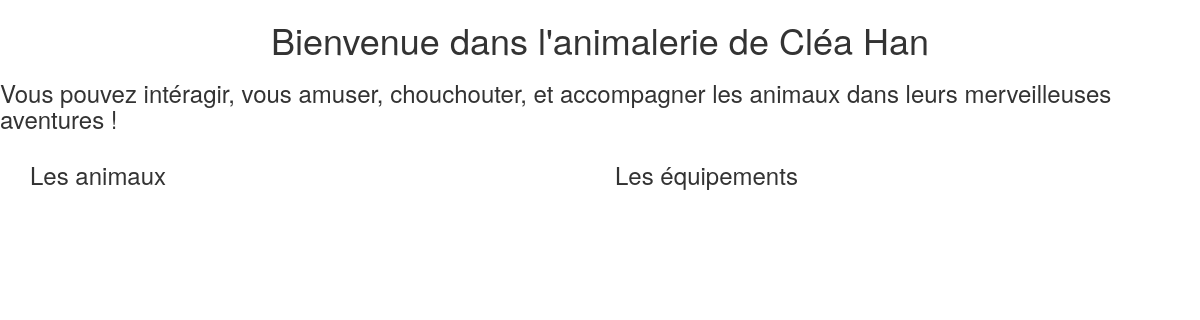
Before: / with the older database file.
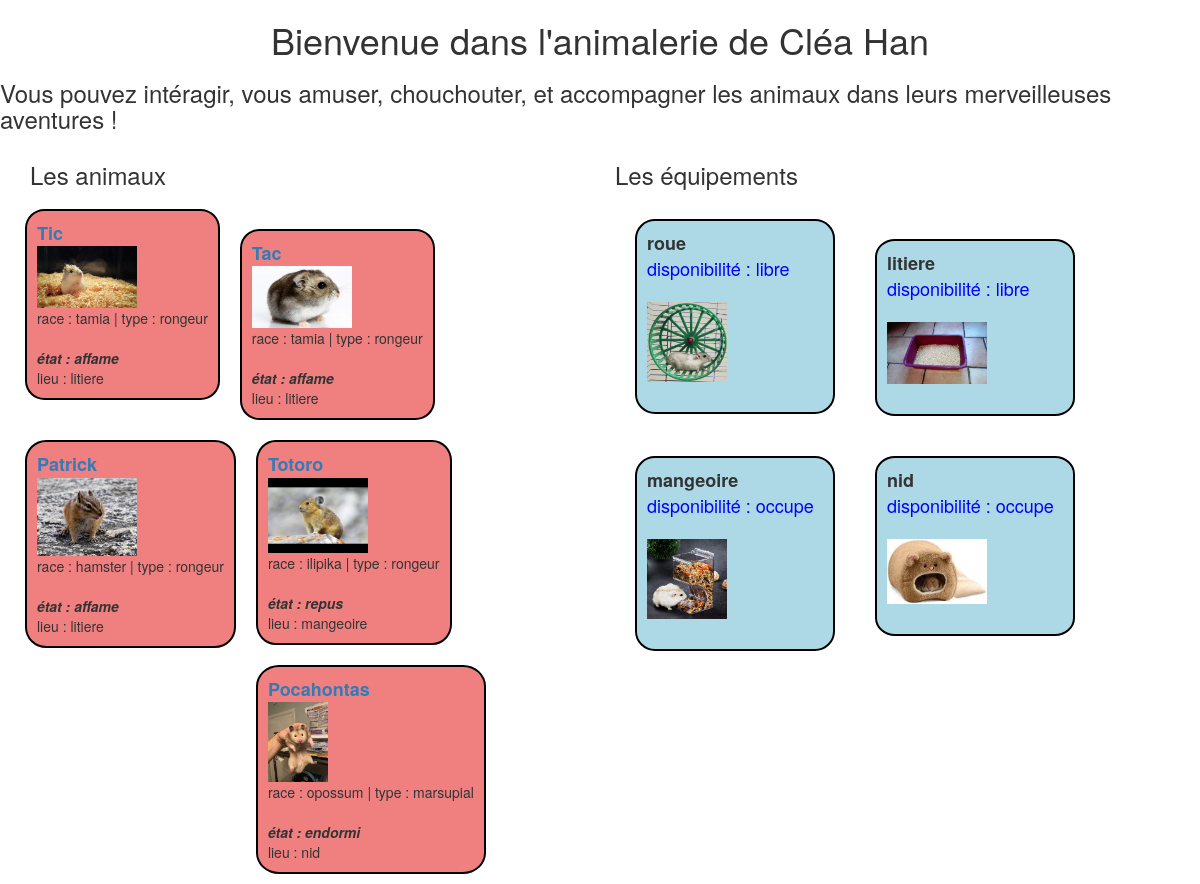
After: the same page with the newer database file.
### animalerie/models.py (models this page shows, shortened)
class Animal(models.Model):
    id_animal = models.CharField(max_length=100, primary_key=True)
    etat = models.CharField(max_length=20)
    type = models.CharField(max_length=20)
    race = models.CharField(max_length=20)
    photo = models.ImageField()
    lieu = models.ForeignKey(Equipement, on_delete=models.CASCADE)

class Equipement(models.Model):
    id_equip = models.CharField(max_length=100, primary_key=True)
    disponibilite = models.CharField(max_length=20)
    photo = models.ImageField()
    def __str__(self):
        return self.id_equip

### animalerie/views.py (the view)
# urls.py: path('', views.animal_list, name='animal_list'),
def animal_list(request):
    animaux = Animal.objects.all()
    equipements = Equipement.objects.all()
    return render(request, 'animalerie/animal_list.html', {'animaux': animaux, 'equipements': equipements})

### animalerie/templates/animalerie/animal_list.html (shortened to what this page needs)
{% extends 'animalerie/base.html' %}
{% load static %}
        {% block post_animal %}
            {% for animal in animaux %}
                <div style="float: left;
                border: 2px solid black;
                border-radius: 10%;
                padding: 10px; margin: 10px;
                break-inside: auto;
                background-color: lightcoral;">
                    <div style="font-weight: bolder; font-size:large; ">
                        <a href="{% url 'animal_detail' id_animal=animal.id_animal %}">{{ animal.id_animal }} </a>
                    </div>
                    <div class="photo">
                        <img style="max-width: 100px; max-height: 80px;" src={{animal.photo.url}}/>
                    </div>
                    <div>
                        race : {{ animal.race }} | type : {{ animal.type }}
                    </div>
                    <br>
                    <div style="font-style: italic; font-weight: bold;">
                        état : {{ animal.etat }}
                    </div>
                    <div class="lieu">
                        lieu : {{ animal.lieu }}
                    </div>
                </div>
                <br>
            {% endfor %}
        {% endblock post_animal %}
        {% block post_equip %}
            {% for equip in equipements %}
                <div style="float: left; width: 200px;
                border: 2px solid black;
                border-radius: 10%;
                padding: 10px;
                margin: 20px;
                break-inside: auto;
                background-color: lightblue;">
                    <div style="font-weight: bolder; font-size:large; ">
                        {{ equip.id_equip }}
                    </div>
                    <div style="color: blue; font-size: large;">
                        disponibilité : {{ equip.disponibilite }}
                    </div>
                    <br>
                    <div class="image">
                        <img style="max-width: 100px; max-height: 80px;" src={{equip.photo.url}}/>
                    </div>
                    <br>
                </div>
                <br>
            {% endfor %}
        {% endblock post_equip %}

### animalerie/templates/animalerie/base.html (shortened to what this page needs)
{% load static %}
<!DOCTYPE html>
<html>
    <head>
        <link rel="stylesheet" href="//maxcdn.bootstrapcdn.com/bootstrap/3.2.0/css/bootstrap.min.css">
        <link rel="stylesheet" href="//maxcdn.bootstrapcdn.com/bootstrap/3.2.0/css/bootstrap-theme.min.css">
        <link rel="stylesheet" href="{% static 'css/base.css' %}">
    </head>
    <body>
        <div class="titre">
            <h1> Bienvenue dans l'animalerie de Cléa Han</h1>
        </div>
        <div class="intro">
            <h3> Vous pouvez intéragir, vous amuser, chouchouter, et accompagner les animaux dans leurs merveilleuses aventures !</h3>
        </div>
        <div class="container">
            <div class="row">
                <div class="col-md-6">
                    <h3>Les animaux</h3>
                </div>
                <div class="col-md-6">
                    <h3>Les équipements</h3>
                </div>
            <div class="row">
                <div class="col-md-6">
                    {% block post_animal %}
                    {% endblock post_animal %}
                </div>
                <div class="col-md-6">
                    {% block post_equip %}
                    {% endblock post_equip %}
                </div>
            </div>
        </div>
    </body>
</html>

### animalerie/static/css/base.css (style rules this page uses)
.titre { text-align: center; }

Changed rows visible on the page:
added Animal: id_animal "Tic", photo (picture), race "tamia", type "rongeur", etat "affame", lieu "litiere"
added Animal: id_animal "Tac", photo (picture), race "tamia", type "rongeur", etat "affame", lieu "litiere"
added Animal: id_animal "Patrick", photo (picture), race "hamster", type "rongeur", etat "affame", lieu "litiere"
added Animal: id_animal "Totoro", photo (picture), race "ilipika", type "rongeur", etat "repus", lieu "mangeoire"
added Animal: id_animal "Pocahontas", photo (picture), race "opossum", type "marsupial", etat "endormi", lieu "nid"
added Equipement: id_equip "roue", disponibilite "libre", photo (picture)
added Equipement: id_equip "litiere", disponibilite "libre", photo (picture)
added Equipement: id_equip "mangeoire", disponibilite "occupe", photo (picture)
added Equipement: id_equip "nid", disponibilite "occupe", photo (picture)
